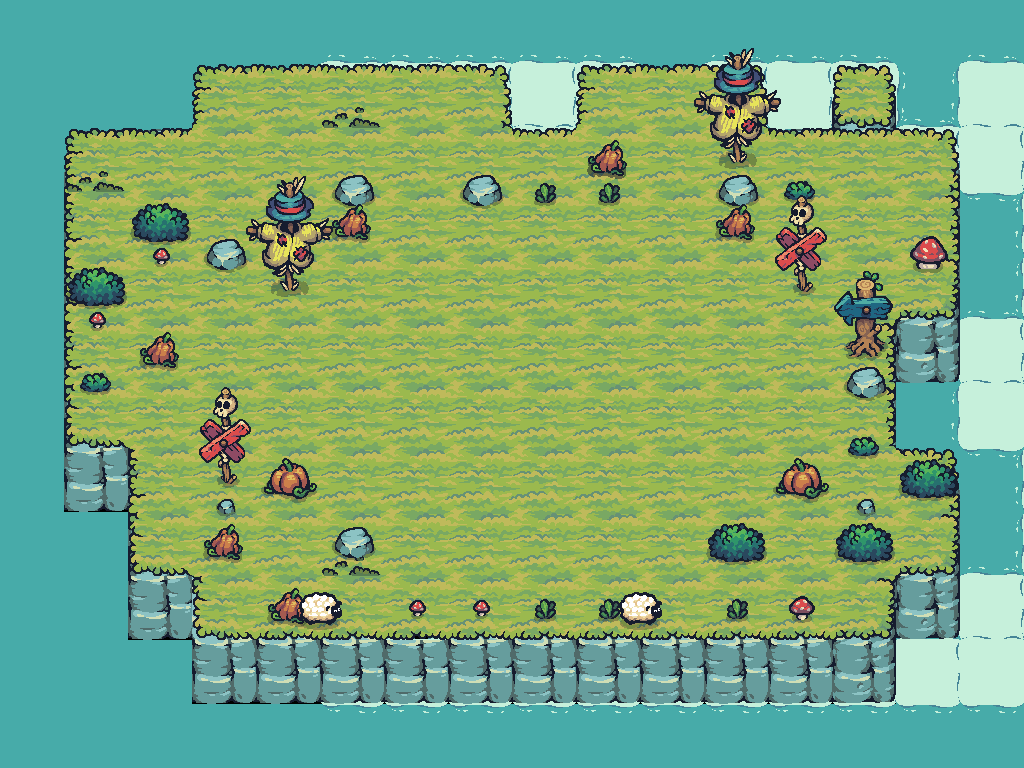

Rendered tile map (Tiled .tmx) drawn with the repository's tilesets; below, a short description and the map source with its tile grids summarised:
An orthogonal 16x12 tile map with 64x64 px tiles, 12 tile layers (Water, Foam, layerforedge, new game bg, ...), 25 tilesets and 31 objects (12x Block, 9x Barrel, 6x Tree, PlayerCheckpoint, AntiPlayerCheckpoint, ...).

<map version="1.10" tiledversion="1.11.0" orientation="orthogonal" renderorder="right-down" width="16" height="12" tilewidth="64" tileheight="64" infinite="0" nextlayerid="28" nextobjectid="11">
<properties>
  <property name="Star1" type="int" value="7" />
  <property name="Star2" type="int" value="13" />
  <property name="Star3" type="int" value="20" />
 </properties>
 <tileset firstgid="1" source="Terrain.tsx" />
 <tileset firstgid="41" source="Castle_Red.tsx" />
 <tileset firstgid="61" source="Tree.tsx" />
 <tileset firstgid="169" source="17.tsx" />
 <tileset firstgid="171" source="Tower_Blue.tsx" />
 <tileset firstgid="179" source="01.tsx" />
 <tileset firstgid="180" source="06.tsx" />
 <tileset firstgid="181" source="18.tsx" />
 <tileset firstgid="190" source="09.tsx" />
 <tileset firstgid="191" source="12.tsx" />
 <tileset firstgid="192" source="16.tsx" />
 <tileset firstgid="194" source="Castle_Destroyed.tsx" />
 <tileset firstgid="214" source="HappySheep_Idle.tsx" />
 <tileset firstgid="222" source="Tree_192.tsx" />
 <tileset firstgid="234" source="Water.tsx" />
 <tileset firstgid="235" source="Foam_192.tsx" />
 <tileset firstgid="243" source="Tilemap_Elevation.tsx" />
 <tileset firstgid="275" source="02.tsx" />
 <tileset firstgid="276" source="03.tsx" />
 <tileset firstgid="277" source="04.tsx" />
 <tileset firstgid="278" source="07.tsx" />
 <tileset firstgid="279" source="10.tsx" />
 <tileset firstgid="280" source="TX Props.tsx" />
 <tileset firstgid="344" source="11.tsx" />
 <tileset firstgid="345" source="13.tsx" />
 <group id="26" name="Common">
  <layer id="13" name="Water" width="16" height="12">
   <data>[192 cells, 88 non-empty, 1 distinct tile ids]</data>
  </layer>
  <layer id="14" name="Foam" width="16" height="12" offsetx="128" offsety="0">
   <data>[192 cells, 44 non-empty, 1 distinct tile ids]</data>
  </layer>
  <layer id="19" name="layerforedge" width="16" height="12">
   <data>[192 cells, 30 non-empty, 11 distinct tile ids]</data>
  </layer>
  <layer id="15" name="new game bg" width="16" height="12">
   <data>[192 cells, 128 non-empty, 12 distinct tile ids]</data>
  </layer>
  <layer id="24" name="eat" width="16" height="12">
   <data>[192 cells, 5 non-empty, 3 distinct tile ids]</data>
  </layer>
  <layer id="27" name="grass" width="16" height="12">
   <data>[192 cells, 3 non-empty, 1 distinct tile ids]</data>
  </layer>
  <layer id="17" name="props" width="16" height="12" offsetx="0" offsety="32">
   <data>[192 cells, 17 non-empty, 7 distinct tile ids]</data>
  </layer>
  <layer id="18" name="propsLayer2" width="16" height="12">
   <data>[192 cells, 15 non-empty, 12 distinct tile ids]</data>
  </layer>
  <objectgroup id="21" name="TreesOutSideGameGrid" class="TreesOutSideGameGrid">
   <object id="3" name="Tree" type="Tree" x="192" y="128" width="64" height="64" />
   <object id="5" name="Tree" type="Tree" x="256" y="128" width="64" height="64" />
   <object id="6" name="Tree" type="Tree" x="384" y="128" width="64" height="64" />
   <object id="7" name="Tree" type="Tree" x="832" y="192" width="64" height="64" />
   <object id="8" name="Tree" type="Tree" x="640" y="128" width="64" height="64" />
   <object id="9" name="Tree" type="Tree" x="192" y="320" width="64" height="64" />
  </objectgroup>
  <layer id="22" name="AheadOfTreesProps" width="16" height="12">
   <data>[192 cells, 6 non-empty, 6 distinct tile ids]</data>
  </layer>
  <objectgroup id="30" name="CollisionblocksForGrid">
   <object id="101" name="Block" type="Block" x="256" y="128" width="576" height="64" />
   <object id="102" name="Block" type="Block" x="256" y="576" width="576" height="64" />
   <object id="103" name="Block" type="Block" x="192" y="192" width="64" height="384" />
   <object id="104" name="Block" type="Block" x="831" y="192" width="64" height="384" />
  </objectgroup>
  <layer id="25" name="BottomEdge" width="16" height="12">
   <data>[192 cells, 2 non-empty, 1 distinct tile ids]</data>
  </layer>
 </group>
 <layer id="13" name="CollisionblockTileLayer" width="16" height="12">
  <data>[192 cells, 16 non-empty, 15 distinct tile ids]</data>
 </layer>
 <layer id="14" name="Anothercollisionlayer" width="16" height="12">
  <data>[192 cells, 1 non-empty, 1 distinct tile ids]</data>
 </layer>
 <objectgroup id="5" name="Collisionblocks">
  <object id="1" name="Block" type="Block" x="320" y="192" width="64" height="64" />
  <object id="2" name="Block" type="Block" x="704" y="192" width="64" height="64" />
  <object id="3" name="Block" type="Block" x="256" y="256" width="64" height="64" />
  <object id="6" name="Block" type="Block" x="768" y="256" width="64" height="64" />
  <object id="13" name="Block" type="Block" x="256" y="448" width="64" height="64" />
  <object id="18" name="Block" type="Block" x="768" y="448" width="64" height="64" />
  <object id="19" name="Block" type="Block" x="320" y="512" width="64" height="64" />
  <object id="21" name="Block" type="Block" x="704" y="512" width="64" height="64" />
 </objectgroup>
 <objectgroup id="6" name="Checkpoints">
  <object id="4" name="PlayerCheckpoint" type="PlayerCheckpoint" x="448" y="256" width="64" height="64" />
  <object id="20" name="AntiPlayerCheckpoint" type="AntiPlayerCheckpoint" x="512" y="512" width="64" height="64" />
 </objectgroup>
 <objectgroup id="7" name="Spawnpoints">
  <object id="5" name="Barrel" type="Barrel" x="512" y="256" width="64" height="64" />
  <object id="7" name="Barrel" type="Barrel" x="384" y="320" width="64" height="64" />
  <object id="8" name="Barrel" type="Barrel" x="448" y="320" width="64" height="64" />
  <object id="9" name="Barrel" type="Barrel" x="512" y="320" width="64" height="64" />
  <object id="10" name="Barrel" type="Barrel" x="576" y="320" width="64" height="64" />
  <object id="11" name="Barrel" type="Barrel" x="640" y="320" width="64" height="64" />
  <object id="12" name="Barrel" type="Barrel" x="512" y="384" width="64" height="64" />
  <object id="14" name="Player" type="Player" x="320" y="448" width="64" height="64" />
  <object id="15" name="Barrel" type="Barrel" x="448" y="448" width="64" height="64" />
  <object id="16" name="Barrel" type="Barrel" x="576" y="448" width="64" height="64" />
  <object id="17" name="AntiPlayer" type="AntiPlayer" x="704" y="448" width="64" height="64" />
 </objectgroup>
</map>
